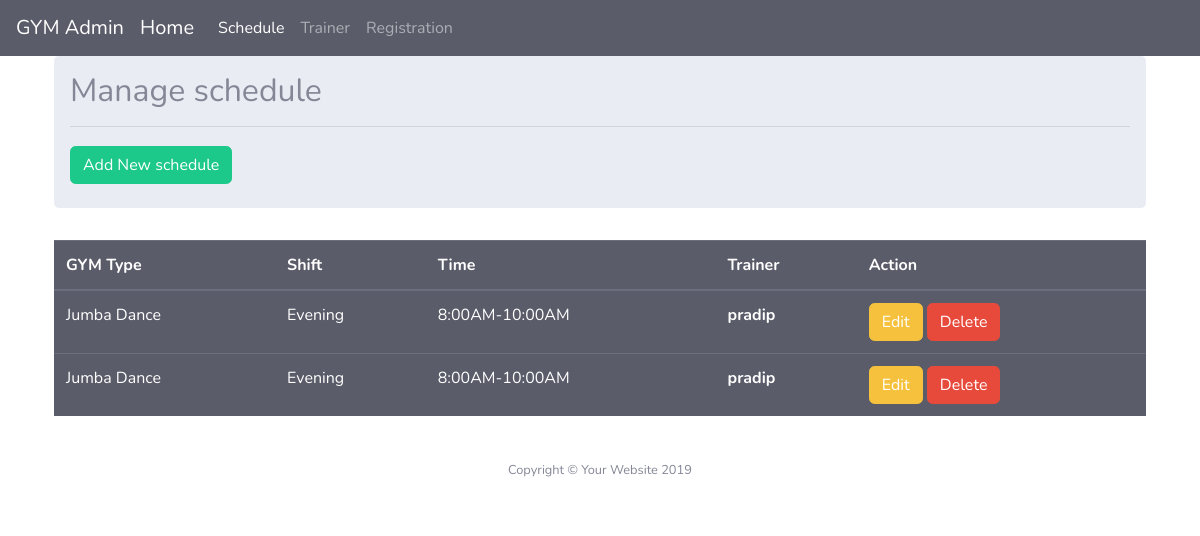
Page /GYM/schedule/ on the earlier database version.
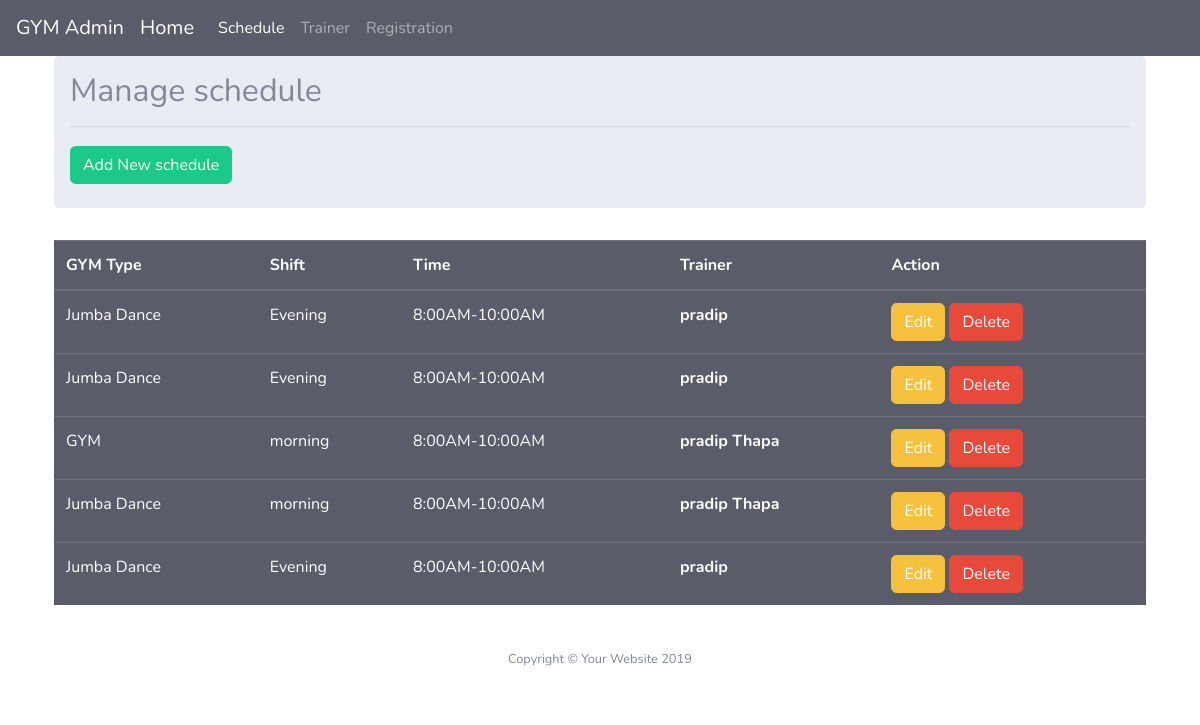
Same page on the later database version.
### GYM/models.py (models this page shows, shortened)
class Schedule(models.Model):
    type=models.CharField(max_length=20)
    shift=models.CharField( max_length=50,default='Moring',choices=(('morning','Moring'),('afternoon','Afternoon'),('evening','Evening')))
    time=models.CharField(max_length=20)
    trainer=models.CharField(max_length=20)
    gym = models.ForeignKey(to=GymInfromation,on_delete=CASCADE, null=True, blank=True)

### GYM/views.py (the view)
# urls.py: path('schedule/',views.schedule,name='schedule'),
def schedule(request):
    data=Schedule.objects.all()
    return render(request,'gymadmin/schedule.html',{'datas':data})

### GYM/templates/gymadmin/schedule.html (shortened to what this page needs)
{% extends 'gymadmin/base.html'%}
{% block content %}
    <div class="container">
        <div class="row">
          <div class=" col md-12">
            <div class=" jumbotron p-3">
              <h2>Manage schedule<hr><button type="button" class="btn btn-success  pull-right " data-toggle="modal"
                  data-target="#myModal">Add New schedule</button></h2>
              </div>
              <table class="table table-dark">
                <thead>
                  <tr>
                    <th scope="col">GYM Type</th>
                    <th scope="col">Shift</th>
                    <th scope="col">Time</th>
                    <th scope="col">Trainer</th>
                    <th scope="col">Action</th>
                  </tr>
                </thead>
                <tbody>
                  {% for now in datas %}
                  <tr>
                    <td>{{now.type}}</td>
                    <td>{{now.shift}}</td>
                    <td>{{now.time}}</td>
                    <th>{{now.trainer}}</th>
                    <td>
                      <a href="#" class="btn btn-warning btn-xs" data-toggle="modal"
                        data-target="#modaledit{{now.id}}">Edit</a>
                      <a href="/GYM/delete/{{ now.id }}" class="btn btn-danger btn-xs"
                        onclick="return confirm('Are You Sure For Delete?')">Delete</a>
                    </td>
                  </tr>
                  {% endfor %}
                </tbody>
              </table>
            </div>
          </div>
        </div>
    {% endblock %}

### GYM/templates/gymadmin/base.html (shortened to what this page needs)
{% load static %}
<!DOCTYPE html>
<html lang="en">
<head>
  <link href="{% static 'vendor/fontawesome-free/css/all.min.css' %}" rel="stylesheet" type="text/css">
  <link href="{% static 'css/sb-admin-2.min.css' %}" rel="stylesheet">
</head>
<body id="page-top">
        <nav class="navbar navbar-expand-lg navbar-dark bg-dark">
          <a class="navbar-brand" href="/GYM/gymadmin/">GYM Admin</a>
          <a class="navbar-brand" href="/">Home</a>
          <div class="collapse navbar-collapse" id="navbarNavAltMarkup">
            <div class="navbar-nav">
              <a class="nav-item nav-link active" href="/GYM/schedule/">Schedule <span class="sr-only">(current)</span></a>
              <a class="nav-item nav-link" href="/GYM/trainer/">Trainer</a>
              <a class="nav-item nav-link" href="#">Registration</a>
            </div>
          </div>
        </nav>
        {% block content %}
        {% endblock %}
  <footer class="sticky-footer bg-white">
    <div class="container my-auto">
      <div class="copyright text-center my-auto">
        <span>Copyright &copy; Your Website 2019</span>
      </div>
    </div>
  </footer>
</body>
</html>

Differences in the rows shown:
added Schedule: type "GYM", shift "morning", time "8:00AM-10:00AM", trainer "pradip Thapa"
added Schedule: type "Jumba Dance", shift "morning", time "8:00AM-10:00AM", trainer "pradip Thapa"
added Schedule: type "Jumba Dance", shift "Evening", time "8:00AM-10:00AM", trainer "pradip"
